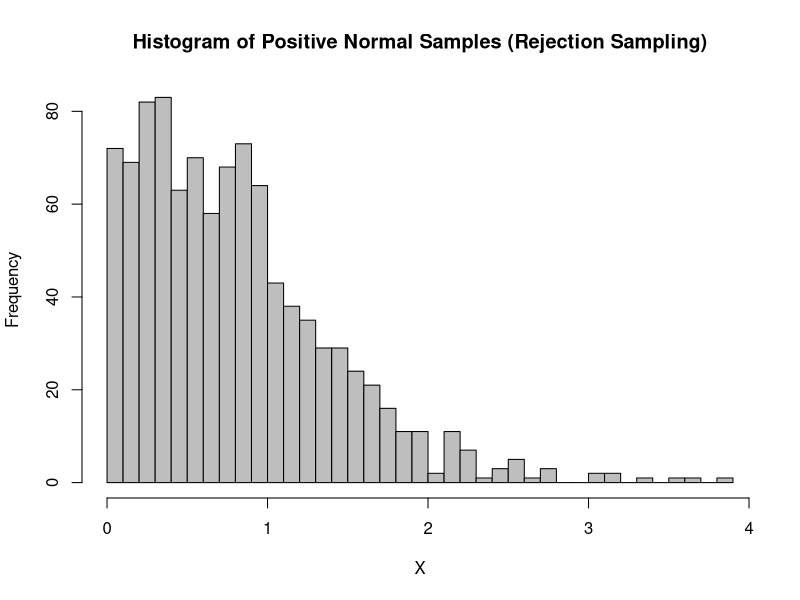
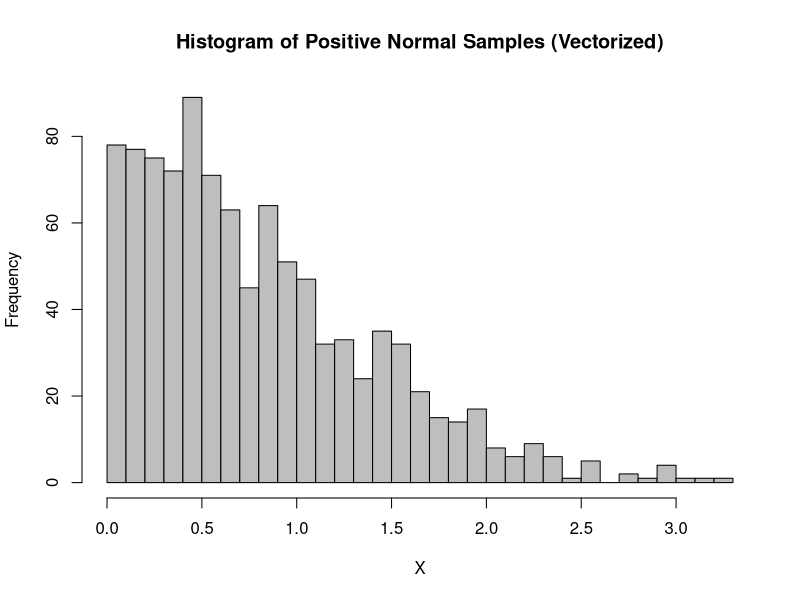

Recreate these plots in R, in order.
# slide 2
n <- 1000
counter <- 1
target_sample <- vector()

while (counter < n+1) {
  proposal <- rnorm(1)
  
  if(proposal > 0) {
    target_sample[counter] <- proposal
    counter <- counter+1
  }
}

hist(target_sample, breaks = 30,            
     main = "Histogram of Positive Normal Samples (Rejection Sampling)",
     xlab = "X", ylab = "Frequency", col = "grey", border = "black")


# slide 3
n <- 1000
mu <- 0
sigma <- 1
samples <- rnorm(n*2, mean = mu, sd = sigma)
target_sample <- samples[samples > 0]
target_sample <- target_sample[1:n]

hist(target_sample, breaks = 30,
     main = "Histogram of Positive Normal Samples (Vectorized)",
     xlab = "X", ylab = "Frequency", col = "grey", border = "black")